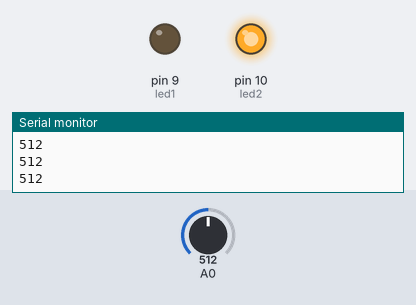
This sketch was run on a simulated Arduino Uno, built with avr-gcc and run on an emulated ATmega328P. Parts: output pins drawn as LEDs (lit = HIGH), the last lines printed to the serial monitor. Inputs (shaded band) come from the test bench; at power-on: A0 = 512.

Above: at 1.2 s.
1.3 s: A0 set to 500
At 2.4 s:
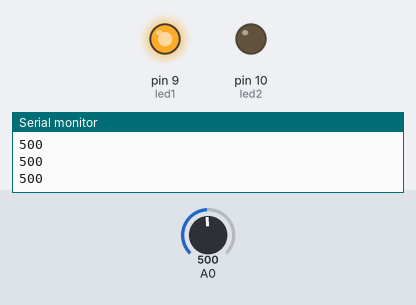
2.8 s: A0 set to 521
At 3.7 s:
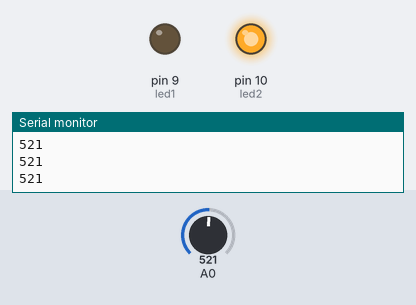
4.3 s: A0 set to 511
At 4.7 s:
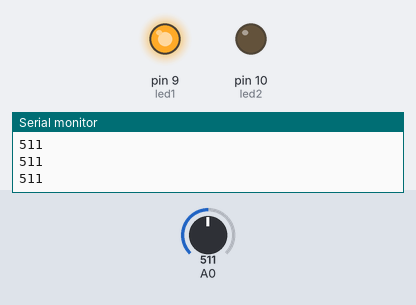
Timing chart, 0 to 7.3 s (numbered marks = the images above; inputs shaded):
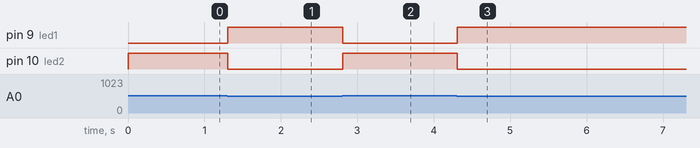

Measured:
- the behaviour switches between 512 and 511 on A0 (found by bisection; images 0 and 1)
- after the input at 1.3 s, pin 9 (led1): LOW → HIGH at once; pin 10 (led2): HIGH → LOW at once
- after the input at 2.8 s, pin 9 (led1): HIGH → LOW at once; pin 10 (led2): LOW → HIGH at once
- after the input at 4.3 s, pin 9 (led1): LOW → HIGH at once; pin 10 (led2): HIGH → LOW at once

The sketch:

ex19_63010467.ino
```cpp
#define led1 9
#define led2 10
void setup(){
  pinMode(led1,OUTPUT);
  pinMode(led2,OUTPUT);
  Serial.begin(9600);
}
void loop()
{
    int bt = analogRead(A0);
 Serial.println(bt);
  if(bt<=511){
   digitalWrite(led1,1);
   digitalWrite(led2,0);

  }
  else{
  digitalWrite(led2,1);
  digitalWrite(led1,0);

  }
}
```
